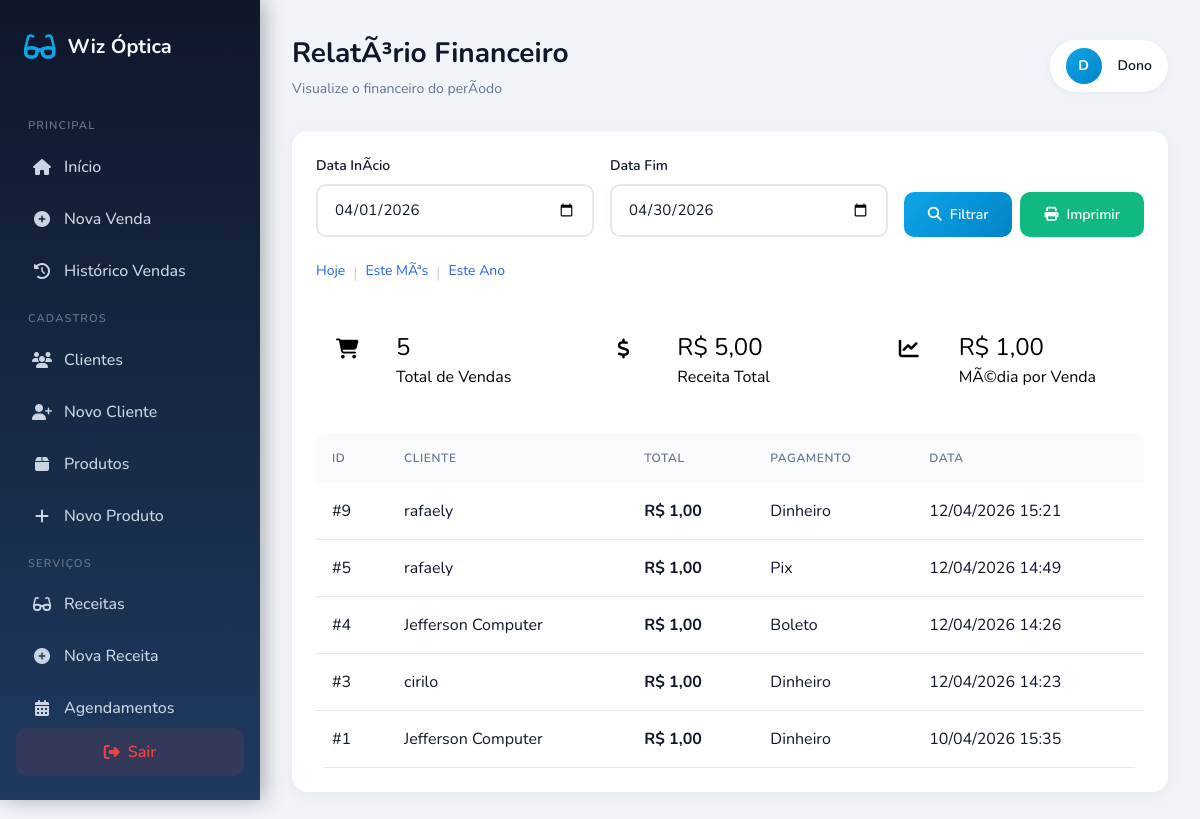
Screenshot of /views/financeiro/relatorio.php (signed in) with the database file from the repository.
### tables this page shows
CREATE TABLE `vendas` (
  `id` bigint(20) UNSIGNED NOT NULL,
  `cliente_id` int(11) DEFAULT NULL,
  `usuario_id` int(11) DEFAULT NULL,
  `total` decimal(10,2) DEFAULT NULL,
  `forma_pagamento` varchar(30) DEFAULT NULL,
  `data_venda` timestamp NOT NULL DEFAULT current_timestamp()
);

CREATE TABLE `clientes` (
  `id` bigint(20) UNSIGNED NOT NULL,
  `nome` varchar(100) NOT NULL,
  `telefone` varchar(20) DEFAULT NULL,
  `cpf` varchar(14) DEFAULT NULL,
  `email` varchar(100) DEFAULT NULL,
  `data_nascimento` date DEFAULT NULL,
  `criado_em` timestamp NOT NULL DEFAULT current_timestamp(),
  `endereco` text DEFAULT NULL,
  `bairro` text DEFAULT NULL,
  `numero` int(11) DEFAULT NULL
);

### views/financeiro/relatorio.php (the view, shortened to what this page needs)
<?php
$db = Database::getInstance()->getConnection();
$data_inicio = $_GET['data_inicio'] ?? date('Y-m-01');
$data_fim = $_GET['data_fim'] ?? date('Y-m-t');
try {
    $stmt = $db->prepare("SELECT v.*, c.nome as cliente_nome FROM vendas v LEFT JOIN clientes c ON v.cliente_id = c.id WHERE DATE(v.data_venda) BETWEEN ? AND ? ORDER BY v.id DESC");
    $stmt->execute([$data_inicio, $data_fim]);
    $vendas = $stmt->fetchAll();
    $total = 0;
    foreach ($vendas as $v) {
        $total += $v['total'] ?? 0;
    }
} catch (PDOException $e) {
    error_log("Erro: " . $e->getMessage());
    $vendas = [];
    $total = 0;
}
include __DIR__ . '/../layout_base.php';
?>
<div class="card">
    <form method="GET" class="flex gap-4 mb-6">
        <div class="form-group" style="margin-bottom: 0; flex: 1;">
            <label for="data_inicio" class="form-label">Data InÃ­cio</label>
            <input type="date" name="data_inicio" id="data_inicio" class="form-input" value="<?php echo $data_inicio; ?>">
        </div>
        <div class="form-group" style="margin-bottom: 0; flex: 1;">
            <label for="data_fim" class="form-label">Data Fim</label>
            <input type="date" name="data_fim" id="data_fim" class="form-input" value="<?php echo $data_fim; ?>">
        </div>
        <div class="form-group" style="margin-bottom: 0; display: flex; align-items: flex-end; gap: 8px;">
            <button type="submit" class="btn btn-primary">
                <i class="fas fa-search"></i>
                Filtrar
            </button>
            <a href="imprimir.php?data_inicio=<?php echo $data_inicio; ?>&data_fim=<?php echo $data_fim; ?>" target="_blank" class="btn btn-success">
                <i class="fas fa-print"></i>
                Imprimir
            </a>
        </div>
    </form>
    <div class="flex gap-2 mb-6">
        <a href="?data_inicio=<?php echo date('Y-m-d'); ?>&data_fim=<?php echo date('Y-m-d'); ?>" class="text-sm text-blue-600 hover:underline">Hoje</a>
        <span class="text-gray-300">|</span>
        <a href="?data_inicio=<?php echo date('Y-m-01'); ?>&data_fim=<?php echo date('Y-m-t'); ?>" class="text-sm text-blue-600 hover:underline">Este MÃªs</a>
        <span class="text-gray-300">|</span>
        <a href="?data_inicio=<?php echo date('Y-01-01'); ?>&data_fim=<?php echo date('Y-12-31'); ?>" class="text-sm text-blue-600 hover:underline">Este Ano</a>
    </div>
    <div class="grid grid-cols-1 md:grid-cols-3 gap-4 mb-6">
        <div class="stat-card blue" style="padding: 1.25rem;">
            <div class="flex items-center gap-3">
                <div class="stat-icon blue" style="width: 48px; height: 48px; font-size: 1.25rem;">
                    <i class="fas fa-shopping-cart"></i>
                </div>
                <div>
                    <div class="stat-value" style="font-size: 1.5rem;"><?php echo count($vendas); ?></div>
                    <div class="stat-label">Total de Vendas</div>
                </div>
            </div>
        </div>
        <div class="stat-card green" style="padding: 1.25rem;">
            <div class="flex items-center gap-3">
                <div class="stat-icon green" style="width: 48px; height: 48px; font-size: 1.25rem;">
                    <i class="fas fa-dollar-sign"></i>
                </div>
                <div>
                    <div class="stat-value" style="font-size: 1.5rem;">R$ <?php echo number_format($total, 2, ',', '.'); ?></div>
                    <div class="stat-label">Receita Total</div>
                </div>
            </div>
        </div>
        <div class="stat-card purple" style="padding: 1.25rem;">
            <div class="flex items-center gap-3">
                <div class="stat-icon purple" style="width: 48px; height: 48px; font-size: 1.25rem;">
                    <i class="fas fa-chart-line"></i>
                </div>
                <div>
                    <div class="stat-value" style="font-size: 1.5rem;">R$ <?php echo number_format($total / max(count($vendas), 1), 2, ',', '.'); ?></div>
                    <div class="stat-label">MÃ©dia por Venda</div>
                </div>
            </div>
        </div>
    </div>
    <?php if (empty($vendas)): ?>
    <div class="empty-state">
        <i class="fas fa-chart-line"></i>
        <h3>Nenhuma venda no perÃ­odo</h3>
        <p>NÃ£o foram encontradas vendas neste intervalo de datas.</p>
    </div>
    <?php else: ?>
    <div class="table-container">
        <table class="table">
            <thead>
                <tr>
                    <th>ID</th>
                    <th>Cliente</th>
                    <th>Total</th>
                    <th>Pagamento</th>
                    <th>Data</th>
                </tr>
            </thead>
            <tbody>
                <?php foreach ($vendas as $v): ?>
                <tr>
                    <td>#<?php echo $v['id']; ?></td>
                    <td><?php echo htmlspecialchars($v['cliente_nome'] ?? 'Sem cliente'); ?></td>
                    <td class="font-bold text-green-600">R$ <?php echo number_format($v['total'] ?? 0, 2, ',', '.'); ?></td>
                    <td><?php echo htmlspecialchars(ucfirst($v['forma_pagamento'] ?? '-')); ?></td>
                    <td><?php echo $v['data_venda'] ? date('d/m/Y H:i', strtotime($v['data_venda'])) : '-'; ?></td>
                </tr>
                <?php endforeach; ?>
            </tbody>
        </table>
    </div>
    <?php endif; ?>
</div>
<?php include __DIR__ . '/../layout_end.php'; ?>

### views/layout_base.php (style rules this page uses)
* { box-sizing: border-box; margin: 0; padding: 0; }
body { font-family: 'Nunito', sans-serif; background: #f1f5f9; }
.card { background: white; border-radius: 16px; padding: 1.5rem; box-shadow: 0 4px 20px rgba(0,0,0,0.05); margin-bottom: 1.5rem; }
.btn { display: inline-flex; align-items: center; gap: 0.5rem; padding: 0.75rem 1.5rem; border-radius: 10px; font-weight: 600; font-family: inherit; font-size: 0.875rem; cursor: pointer; transition: all 0.2s ease; border: none; }
.btn-primary { background: linear-gradient(135deg, #0ea5e9, #0284c7); color: white; }
.btn-success { background: #10b981; color: white; }
.form-group { margin-bottom: 1.25rem; }
.form-label { display: block; font-size: 0.875rem; font-weight: 600; color: #0f172a; margin-bottom: 0.5rem; }
.form-input, .form-select { width: 100%; padding: 0.75rem 1rem; font-size: 0.9375rem; border: 2px solid #e2e8f0; border-radius: 10px; background: white; color: #0f172a; transition: all 0.2s ease; font-family: inherit; }
.form-input::placeholder { color: #94a3b8; }
.table-container { overflow-x: auto; border-radius: 12px; }
.table { width: 100%; border-collapse: collapse; }
.table th { background: #f8fafc; padding: 1rem; text-align: left; font-size: 0.75rem; text-transform: uppercase; letter-spacing: 0.05em; color: #64748b; font-weight: 600; }
.table td { padding: 1rem; border-bottom: 1px solid #e2e8f0; color: #0f172a; }

### rows the page displays
vendas: id "9", cliente.nome "rafaely", total "1,00", forma_pagamento "Dinheiro", data_venda "12/04/2026 15:21"
vendas: id "5", cliente.nome "rafaely", total "1,00", forma_pagamento "Pix", data_venda "12/04/2026 14:49"
vendas: id "4", cliente.nome "Jefferson Computer", total "1,00", forma_pagamento "Boleto", data_venda "12/04/2026 14:26"
vendas: id "3", cliente.nome "cirilo", total "1,00", forma_pagamento "Dinheiro", data_venda "12/04/2026 14:23"
vendas: id "1", cliente.nome "Jefferson Computer", total "1,00", forma_pagamento "Dinheiro", data_venda "10/04/2026 15:35"

### other values shown
$currentPage "RelatÃ³rio Financeiro"
$currentModule "Visualize o financeiro do perÃ­odo"
substr($_SESSION['usuario_nome'] ?? 'U', 0, 1) "D"
$_SESSION['usuario_nome'] "Dono"
count($vendas) "5"
$total "5,00"
$total / max(count($vendas), 1) "1,00"
